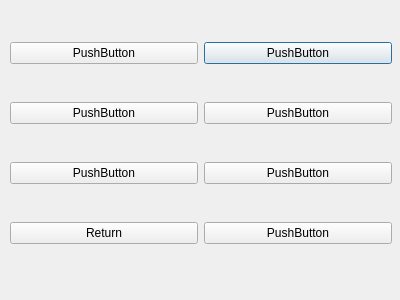
<?xml version="1.0" encoding="UTF-8"?>
<ui version="4.0">
 <class>EW2</class>
 <widget class="QDialog" name="EW2">
  <property name="geometry">
   <rect>
    <x>0</x>
    <y>0</y>
    <width>400</width>
    <height>300</height>
   </rect>
  </property>
  <property name="windowTitle">
   <string>Dialog</string>
  </property>
  <widget class="QWidget" name="layoutWidget">
   <property name="geometry">
    <rect>
     <x>10</x>
     <y>10</y>
     <width>382</width>
     <height>269</height>
    </rect>
   </property>
   <layout class="QGridLayout" name="gridLayout">
    <item row="1" column="1">
     <widget class="QPushButton" name="B5">
      <property name="text">
       <string>PushButton</string>
      </property>
     </widget>
    </item>
    <item row="4" column="1">
     <widget class="QPushButton" name="B8">
      <property name="text">
       <string>PushButton</string>
      </property>
     </widget>
    </item>
    <item row="2" column="0">
     <widget class="QPushButton" name="B2">
      <property name="text">
       <string>PushButton</string>
      </property>
     </widget>
    </item>
    <item row="1" column="0">
     <widget class="QPushButton" name="B1">
      <property name="text">
       <string>PushButton</string>
      </property>
     </widget>
    </item>
    <item row="3" column="1">
     <widget class="QPushButton" name="B7">
      <property name="text">
       <string>PushButton</string>
      </property>
     </widget>
    </item>
    <item row="3" column="0">
     <widget class="QPushButton" name="B3">
      <property name="text">
       <string>PushButton</string>
      </property>
     </widget>
    </item>
    <item row="4" column="0">
     <widget class="QPushButton" name="B4">
      <property name="text">
       <string>Return</string>
      </property>
     </widget>
    </item>
    <item row="2" column="1">
     <widget class="QPushButton" name="B6">
      <property name="text">
       <string>PushButton</string>
      </property>
     </widget>
    </item>
   </layout>
  </widget>
 </widget>
 <resources/>
 <connections/>
</ui>
